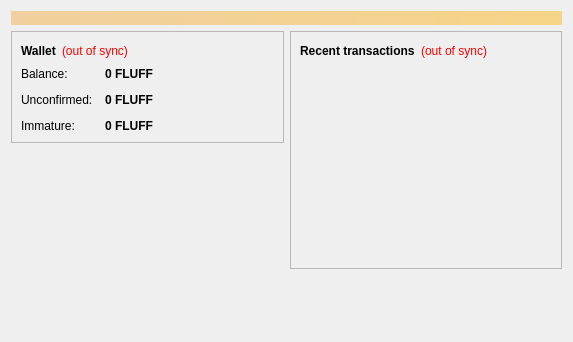
<?xml version="1.0" encoding="UTF-8"?>
<ui version="4.0">
 <class>OverviewPage</class>
 <widget class="QWidget" name="OverviewPage">
  <property name="geometry">
   <rect>
    <x>0</x>
    <y>0</y>
    <width>573</width>
    <height>342</height>
   </rect>
  </property>
  <property name="windowTitle">
   <string>Form</string>
  </property>
  <layout class="QVBoxLayout" name="topLayout">
   <item>
    <widget class="QLabel" name="labelAlerts">
     <property name="visible">
      <bool>false</bool>
     </property>
     <property name="styleSheet">
      <string notr="true">background-color: qlineargradient(x1: 0, y1: 0, x2: 1, y2: 0, stop:0 #F0D0A0, stop:1 #F8D488); color:#000000;</string>
     </property>
     <property name="wordWrap">
      <bool>true</bool>
     </property>
     <property name="margin">
      <number>3</number>
     </property>
    </widget>
   </item>
   <item>
    <layout class="QHBoxLayout" name="horizontalLayout" stretch="1,1">
     <item>
      <layout class="QVBoxLayout" name="verticalLayout_2">
       <item>
        <widget class="QFrame" name="frame">
         <property name="frameShape">
          <enum>QFrame::StyledPanel</enum>
         </property>
         <property name="frameShadow">
          <enum>QFrame::Raised</enum>
         </property>
         <layout class="QVBoxLayout" name="verticalLayout_4">
          <item>
           <layout class="QHBoxLayout" name="horizontalLayout_4">
            <item>
             <widget class="QLabel" name="label_5">
              <property name="font">
               <font>
                <weight>75</weight>
                <bold>true</bold>
               </font>
              </property>
              <property name="text">
               <string>Wallet</string>
              </property>
             </widget>
            </item>
            <item>
             <widget class="QLabel" name="labelWalletStatus">
              <property name="toolTip">
               <string>The displayed information may be out of date. Your wallet automatically synchronizes with the Murfcoin network after a connection is established, but this process has not completed yet.</string>
              </property>
              <property name="styleSheet">
               <string notr="true">QLabel { color: red; }</string>
              </property>
              <property name="text">
               <string notr="true">(out of sync)</string>
              </property>
              <property name="alignment">
               <set>Qt::AlignLeading|Qt::AlignLeft|Qt::AlignVCenter</set>
              </property>
             </widget>
            </item>
            <item>
             <spacer name="horizontalSpacer_2">
              <property name="orientation">
               <enum>Qt::Horizontal</enum>
              </property>
              <property name="sizeHint" stdset="0">
               <size>
                <width>40</width>
                <height>20</height>
               </size>
              </property>
             </spacer>
            </item>
           </layout>
          </item>
          <item>
           <layout class="QFormLayout" name="formLayout_2">
            <property name="fieldGrowthPolicy">
             <enum>QFormLayout::AllNonFixedFieldsGrow</enum>
            </property>
            <property name="horizontalSpacing">
             <number>12</number>
            </property>
            <property name="verticalSpacing">
             <number>12</number>
            </property>
            <item row="0" column="0">
             <widget class="QLabel" name="label">
              <property name="text">
               <string>Balance:</string>
              </property>
             </widget>
            </item>
            <item row="0" column="1">
             <widget class="QLabel" name="labelBalance">
              <property name="font">
               <font>
                <weight>75</weight>
                <bold>true</bold>
               </font>
              </property>
              <property name="cursor">
               <cursorShape>IBeamCursor</cursorShape>
              </property>
              <property name="toolTip">
               <string>Your current balance</string>
              </property>
              <property name="text">
               <string notr="true">0 FLUFF</string>
              </property>
              <property name="textInteractionFlags">
               <set>Qt::LinksAccessibleByMouse|Qt::TextSelectableByKeyboard|Qt::TextSelectableByMouse</set>
              </property>
             </widget>
            </item>
            <item row="1" column="0">
             <widget class="QLabel" name="label_3">
              <property name="text">
               <string>Unconfirmed:</string>
              </property>
             </widget>
            </item>
            <item row="1" column="1">
             <widget class="QLabel" name="labelUnconfirmed">
              <property name="font">
               <font>
                <weight>75</weight>
                <bold>true</bold>
               </font>
              </property>
              <property name="cursor">
               <cursorShape>IBeamCursor</cursorShape>
              </property>
              <property name="toolTip">
               <string>Total of transactions that have yet to be confirmed, and do not yet count toward the current balance</string>
              </property>
              <property name="text">
               <string notr="true">0 FLUFF</string>
              </property>
              <property name="textInteractionFlags">
               <set>Qt::LinksAccessibleByMouse|Qt::TextSelectableByKeyboard|Qt::TextSelectableByMouse</set>
              </property>
             </widget>
            </item>
            <item row="2" column="0">
             <widget class="QLabel" name="labelImmatureText">
              <property name="text">
               <string>Immature:</string>
              </property>
             </widget>
            </item>
            <item row="2" column="1">
             <widget class="QLabel" name="labelImmature">
              <property name="font">
               <font>
                <weight>75</weight>
                <bold>true</bold>
               </font>
              </property>
              <property name="toolTip">
               <string>Mined balance that has not yet matured</string>
              </property>
              <property name="text">
               <string notr="true">0 FLUFF</string>
              </property>
              <property name="textInteractionFlags">
               <set>Qt::LinksAccessibleByMouse|Qt::TextSelectableByKeyboard|Qt::TextSelectableByMouse</set>
              </property>
             </widget>
            </item>
           </layout>
          </item>
         </layout>
        </widget>
       </item>
       <item>
        <spacer name="verticalSpacer">
         <property name="orientation">
          <enum>Qt::Vertical</enum>
         </property>
         <property name="sizeHint" stdset="0">
          <size>
           <width>20</width>
           <height>40</height>
          </size>
         </property>
        </spacer>
       </item>
      </layout>
     </item>
     <item>
      <layout class="QVBoxLayout" name="verticalLayout_3">
       <item>
        <widget class="QFrame" name="frame_2">
         <property name="frameShape">
          <enum>QFrame::StyledPanel</enum>
         </property>
         <property name="frameShadow">
          <enum>QFrame::Raised</enum>
         </property>
         <layout class="QVBoxLayout" name="verticalLayout">
          <item>
           <layout class="QHBoxLayout" name="horizontalLayout_2">
            <item>
             <widget class="QLabel" name="label_4">
              <property name="text">
               <string>&lt;b&gt;Recent transactions&lt;/b&gt;</string>
              </property>
             </widget>
            </item>
            <item>
             <widget class="QLabel" name="labelTransactionsStatus">
              <property name="toolTip">
               <string>The displayed information may be out of date. Your wallet automatically synchronizes with the Murfcoin network after a connection is established, but this process has not completed yet.</string>
              </property>
              <property name="styleSheet">
               <string notr="true">QLabel { color: red; }</string>
              </property>
              <property name="text">
               <string notr="true">(out of sync)</string>
              </property>
              <property name="alignment">
               <set>Qt::AlignRight|Qt::AlignTrailing|Qt::AlignVCenter</set>
              </property>
             </widget>
            </item>
            <item>
             <spacer name="horizontalSpacer">
              <property name="orientation">
               <enum>Qt::Horizontal</enum>
              </property>
              <property name="sizeHint" stdset="0">
               <size>
                <width>40</width>
                <height>20</height>
               </size>
              </property>
             </spacer>
            </item>
           </layout>
          </item>
          <item>
           <widget class="QListView" name="listTransactions">
            <property name="styleSheet">
             <string notr="true">QListView { background: transparent; }</string>
            </property>
            <property name="frameShape">
             <enum>QFrame::NoFrame</enum>
            </property>
            <property name="verticalScrollBarPolicy">
             <enum>Qt::ScrollBarAlwaysOff</enum>
            </property>
            <property name="horizontalScrollBarPolicy">
             <enum>Qt::ScrollBarAlwaysOff</enum>
            </property>
            <property name="selectionMode">
             <enum>QAbstractItemView::NoSelection</enum>
            </property>
           </widget>
          </item>
         </layout>
        </widget>
       </item>
       <item>
        <spacer name="verticalSpacer_2">
         <property name="orientation">
          <enum>Qt::Vertical</enum>
         </property>
         <property name="sizeHint" stdset="0">
          <size>
           <width>20</width>
           <height>40</height>
          </size>
         </property>
        </spacer>
       </item>
      </layout>
     </item>
    </layout>
   </item>
  </layout>
 </widget>
 <resources/>
 <connections/>
</ui>
